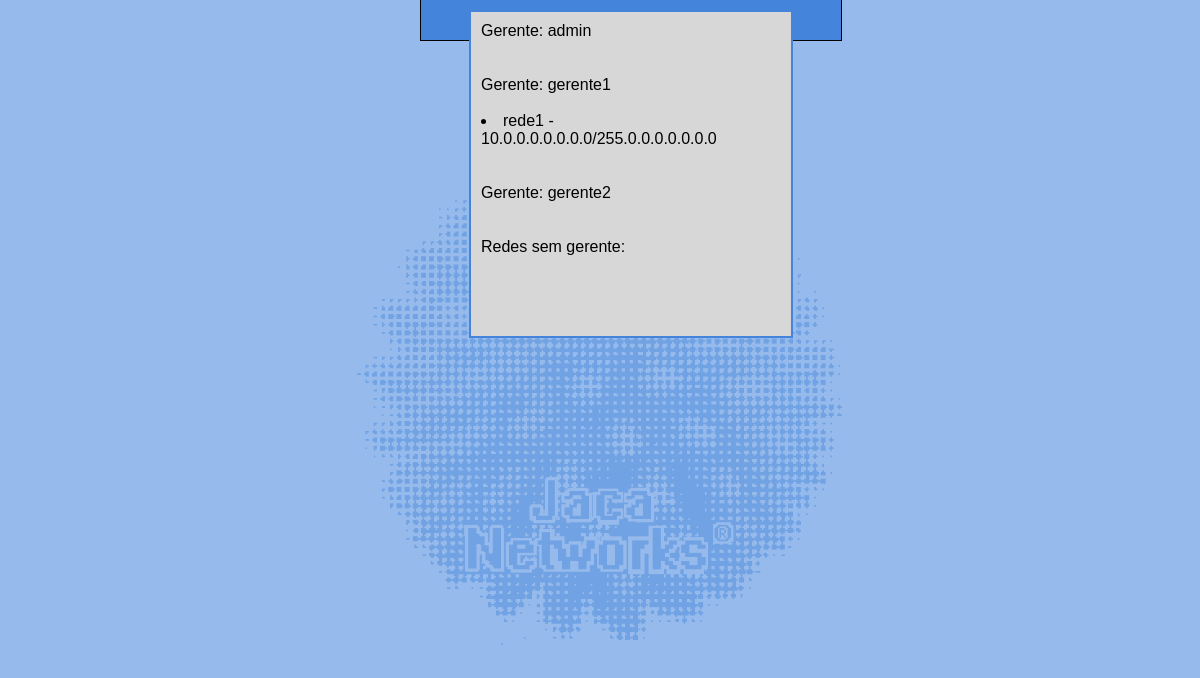
/ipalloc/confsystem/, run on an earlier commit of the app's database.
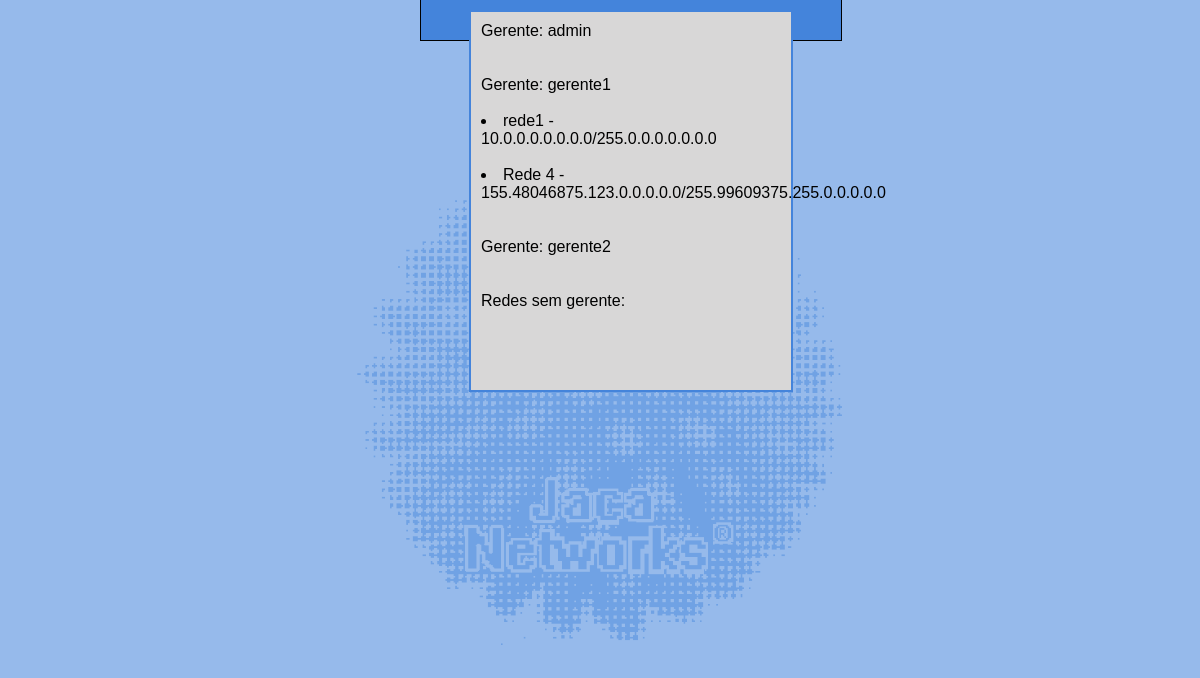
And on a later commit of the database.
### ipalloc/models.py (models this page shows, shortened)
class IP(models.Model):
    address = models.IntegerField(default=0)
    mask = models.IntegerField(default=0)
    version = models.IntegerField(default=4)
    def _int_to_dottedIP(self, intip):
        octet = ''
        for exp in [3,2,1,0]:
            octet = octet + str(intip / ( 256 ** exp )) + "."
            intip = intip % ( 256 ** exp )
        return(octet.rstrip('.'))
    def get_address(self):
        return self._int_to_dottedIP(self.address)
    def get_mask(self):
        return self._int_to_dottedIP(self.mask)

class Network(IP):
    name = models.CharField(max_length=256)
    administrator = models.ForeignKey(User, null=True)
    subnets = models.ManyToManyField('self', null=True, blank=True)
    ips = models.ManyToManyField(IP, related_name="ips", null=True, blank=True)

class IP(models.Model):
    address = models.IntegerField(default=0)
    mask = models.IntegerField(default=0)
    version = models.IntegerField(default=4)
    def _int_to_dottedIP(self, intip):
        octet = ''
        for exp in [3,2,1,0]:
            octet = octet + str(intip / ( 256 ** exp )) + "."
            intip = intip % ( 256 ** exp )
        return(octet.rstrip('.'))
    def get_address(self):
        return self._int_to_dottedIP(self.address)
    def get_mask(self):
        return self._int_to_dottedIP(self.mask)

### ipalloc/views.py (the view)
def confsystem(request):
    networks = Network.objects.all()
    users = User.objects.all()
    return render(request,'confsystem.html', {"networks" : networks, "users" : users})

### ipalloc/templates/confsystem.html (shortened to what this page needs)
{% extends "menu.html" %}
{% block contents %}
    <div class="box-1">
        <form action="{% url 'ip2manager' %}" method="post">
    {% for user in users %}
		Gerente: {{ user.username }}<br>
		{% for net in networks %}
			{% if net.administrator == user %}
				<br>
				<li>{{ net.name }} - {{ net.get_address }}/{{ net.get_mask }} </li>
			{% endif %}
		{% endfor %}<br><br>
    {% endfor %}
		Redes sem gerente:<br>
		<br><br>
	<br>
	</form>
    </div>
{% endblock contents%}

### templates/menu.html (shortened to what this page needs)
<html>
<head>
  {% block head %}
    {% load staticfiles %}
    <link rel="stylesheet" href="{% static "base.css" %} ">
  {% endblock %}
</head>
<body>
<html>
<body>
   <table id="wrapper">
      <tr>
         <td><img src="../../static/logo.png" alt="" /></td>
      </tr>
   </table>
</body>
</html>
<div id="options_form" >
<div  class="box-2">
{% block contents %}
{% endblock %}
</div>
</div>
</body>
</html>

### static/base.css (style rules this page uses)
body { font-family: arial; background-color: rgb(150,186,235); color: rgb(68,132,219); }
html { width:100%; height:100%; background:url(logo.png) center center no-repeat; }
img { position: absolute; top: 50%; left: 50%; width: 500px; height: 500px; margin-top: -250px; margin-left: -250px; }
html, body, #wrapper { height:100%; width: 100%; margin: 0; padding: 0; border: 0; }
#wrapper td { vertical-align: middle; text-align: center; }
.box-2 { border: 1px solid #000000; width:400px; height: 20px; padding:10px; background:#4484db; color:black; margin: -11 auto; position: relative; }
.box-1 { border: 2px solid #4484db; width:300px; margin:10px; padding:10px; background:#d8d7d7; color:black; margin: 0 auto; position: relative; }
#options_form { position: absolute; top: 10px; bottom: 100px; left: 35%; }

What changed in the data, as far as the page shows it:
added Network: name "Rede 4", get_address "155.48046875.123.0.0.0.0.0", get_mask "255.99609375.255.0.0.0.0.0"
